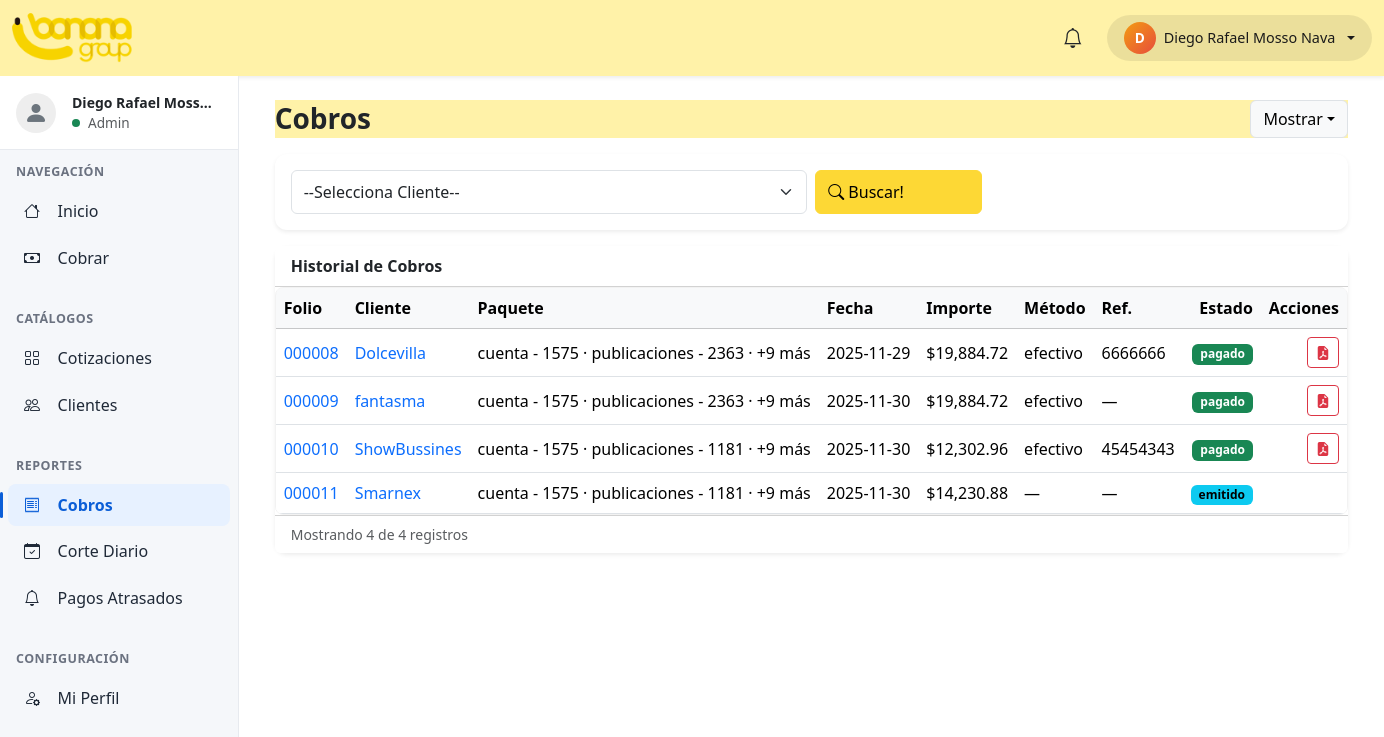
Page /Public/index.php?m=cobros (signed in) on the committed database.
### tables this page shows
CREATE TABLE IF NOT EXISTS `usuarios` (
  `id` int NOT NULL AUTO_INCREMENT,
  `nombre` varchar(120) NOT NULL,
  `correo` varchar(150) NOT NULL,
  `pass_hash` varchar(255) NOT NULL,
  `activo` tinyint(1) NOT NULL DEFAULT '1',
  `foto_url` varchar(500) DEFAULT NULL,
  `creado_en` timestamp NULL DEFAULT CURRENT_TIMESTAMP,
  PRIMARY KEY (`id`),
  UNIQUE KEY `correo` (`correo`)
);

CREATE TABLE IF NOT EXISTS `roles` (
  `id` int NOT NULL AUTO_INCREMENT,
  `nombre` varchar(40) NOT NULL,
  PRIMARY KEY (`id`),
  UNIQUE KEY `nombre` (`nombre`)
);

CREATE TABLE IF NOT EXISTS `cargos` (
  `id` int NOT NULL AUTO_INCREMENT,
  `orden_id` int NOT NULL,
  `rfc_id` int DEFAULT NULL,
  `periodo_inicio` date NOT NULL,
  `periodo_fin` date NOT NULL,
  `subtotal` decimal(10,2) NOT NULL,
  `iva` decimal(10,2) NOT NULL,
  `total` decimal(10,2) NOT NULL,
  `estatus` enum('emitido','pagado','vencido','cancelado') NOT NULL DEFAULT 'emitido',
  `creado_en` timestamp NULL DEFAULT CURRENT_TIMESTAMP,
  PRIMARY KEY (`id`),
  UNIQUE KEY `uniq_periodo` (`orden_id`,`periodo_inicio`,`periodo_fin`),
  KEY `rfc_id` (`rfc_id`)
);

### App/auth.php (called while the page is built, shortened)
<?php
function current_user(): ?array {
    return [
        'id'      => (int)$_SESSION['user_id'],
        'nombre'  => $_SESSION['user_nombre'] ?? '',
        'correo'  => $_SESSION['user_correo'] ?? '',
        'roles'   => $_SESSION['user_roles'] ?? [],
    ];
}

### Modules/cobros.php (the view, shortened to what this page needs)
<?php
$pdo = db();
$page   = max(1, (int)($_GET['p'] ?? 1));
$limit  = 5;
$offset = ($page - 1) * $limit;
$where = "WHERE 1=1";
$args  = [];
$sql = "
SELECT SQL_CALC_FOUND_ROWS
  cg.id,
  LPAD(cg.id, 6, '0')              AS folio,
  cg.periodo_inicio,
  cg.periodo_fin,
  cg.total,
  cg.estatus                      AS estatus_cargo,
  cg.creado_en                    AS creado_en,
  c.empresa                       AS cliente,
  GROUP_CONCAT(DISTINCT oi.concepto ORDER BY oi.id SEPARATOR '||') AS items_raw,
  COUNT(DISTINCT oi.id)           AS items_count,
  MAX(p.metodo)                   AS pago_metodo,
  MAX(p.referencia)               AS pago_ref,
  MAX(p.creado_en)                AS pago_fecha,
  MAX(p.id)                       AS pago_id  /* <--- ESTO FALTABA */
FROM cargos cg
JOIN ordenes o      ON o.id = cg.orden_id
JOIN clientes c     ON c.id = o.cliente_id
LEFT JOIN orden_items oi ON oi.orden_id = o.id
LEFT JOIN pagos p        ON p.cargo_id = cg.id
{$where}
GROUP BY
  cg.id, cg.periodo_inicio, cg.periodo_fin,
  cg.total, cg.estatus, cg.creado_en, c.empresa
ORDER BY cg.periodo_inicio DESC
LIMIT $limit OFFSET $offset
";
$st = $pdo->prepare($sql);
$st->execute($args);
$rows = $st->fetchAll(PDO::FETCH_ASSOC);
$totalRows = $pdo->query("SELECT FOUND_ROWS()")->fetchColumn();
function money_mx($v){ return '$'.number_format((float)$v, 2, '.', ','); }
function fmt_date($d){ return date('Y-m-d', strtotime($d)); }
function compress_paquete(string $itemsRaw, int $itemsCount, int $max = 2): string {
    $items = explode('||', $itemsRaw);
    $itemsCount = max($itemsCount, count($items));
    $preview = array_slice($items, 0, $max);
    $preview = array_map('trim', $preview);
    $extra = $itemsCount - count($preview);
    $txt = implode(' · ', $preview);
    if ($extra > 0) $txt .= " · +{$extra} más";
    return $txt;
}
?>
<div class="container-fluid cobros">
  <div class="d-flex align-items-center justify-content-between flex-wrap topbar mb-3">
    <h3 class="mb-0 fw-semibold">Cobros</h3>
    <div class="dropdown">
         <button class="btn btn-light border dropdown-toggle" data-bs-toggle="dropdown" type="button">Mostrar</button>
    </div>
  </div>
  <div class="card border-0 shadow-sm mb-3">
    <div class="card-body filters">
      <form class="row g-2 align-items-center" method="get" action="/Sistema-de-Saldos-y-Pagos-/Public/index.php">
        <div class="col-12 col-md-6">
          <select name="cliente_id" class="form-select">
            <option value="">--Selecciona Cliente--</option>
          </select>
        </div>
        <div class="col-12 col-md-2 d-grid">
          <button class="btn btn-go" type="submit"><i class="bi bi-search me-1"></i> Buscar!</button>
        </div>
      </form>
    </div>
  </div>
  <div class="card border-0 shadow-sm">
    <div class="card-header bg-white">Historial de Cobros</div>
    <div class="table-wrap scroll-container">
      <table class="table align-middle mb-0" id="tblCobros">
        <thead class="table-light">
          <tr>
            <th>Folio</th><th>Cliente</th><th>Paquete</th><th>Fecha</th><th>Importe</th><th>Método</th><th>Ref.</th><th class="text-end">Estado</th><th class="text-end">Acciones</th>
          </tr>
        </thead>
        <tbody>
        <?php if (!$rows): ?>
          <tr><td colspan="9" class="text-center text-muted">Aún no hay cobros registrados.</td></tr>
        <?php else: ?>
        <?php foreach ($rows as $r):
          $paquete = compress_paquete($r['items_raw'] ?? '', (int)$r['items_count']);
          $fechaTxt = $r['pago_fecha'] ? fmt_date($r['pago_fecha']) : fmt_date($r['creado_en']);
          $estatus = $r['estatus_cargo'] ?? 'pendiente';
        ?>
        <tr>
          <td data-label="Folio"><a href="#" class="text-decoration-none"><?= htmlspecialchars($r['folio']) ?></a></td>
          <td data-label="Cliente" class="cli-name"><a href="#" class="text-decoration-none"><?= htmlspecialchars($r['cliente']) ?></a></td>
          <td data-label="Paquete"><?= htmlspecialchars($paquete) ?></td>
          <td data-label="Fecha"><?= htmlspecialchars($fechaTxt) ?></td>
          <td data-label="Importe"><?= money_mx($r['total']) ?></td>
          <td data-label="Método"><?= htmlspecialchars($r['pago_metodo'] ?: '—') ?></td>
          <td data-label="Ref"><?= htmlspecialchars($r['pago_ref'] ?: '—') ?></td>
          <td data-label="Estado" class="text-end">
            <span class="badge <?= $estatus === 'pagado' ? 'text-bg-success' : ($estatus === 'emitido' ? 'text-bg-info' : 'text-bg-warning') ?>">
              <?= htmlspecialchars($estatus) ?>
            </span>
          </td>
          <td class="text-end" data-label="Acciones">
            <?php if ($estatus === 'pagado'): ?>
                <a href="/Sistema-de-Saldos-y-Pagos-/Public/api/descargar_recibo.php?id=<?= $r['pago_id'] ?>"
                   target="_blank"
                   class="btn btn-sm btn-outline-danger"
                   title="Descargar Recibo PDF">
                    <i class="bi bi-file-earmark-pdf-fill"></i>
                </a>
            <?php endif; ?>
          </td>
        </tr>
        <?php endforeach; ?>
        <?php endif; ?>
        </tbody>
      </table>
    </div>
    <div class="card-footer bg-white d-flex justify-content-between align-items-center">
      <small class="text-muted">Mostrando <?= count($rows) ?> de <?= $totalRows ?> registros</small>
    </div>
  </div>
</div>

### Includes/header.php (shortened to what this page needs)
<?php
require_once __DIR__ . '/../App/auth.php';
$pdo = db();
$currentUser = current_user();
$usuarioId    = (int)($currentUser['id'] ?? 0);
$userName     = $currentUser['nombre'] ?? 'Invitado';
$fotoUsuario  = '';
$userInitial = mb_substr($userName, 0, 1, 'UTF-8');
if ($usuarioId > 0) {
    $stUser = $pdo->prepare("SELECT nombre, foto_url FROM usuarios WHERE id = ? LIMIT 1");
    $stUser->execute([$usuarioId]);
    $datosFrescos = $stUser->fetch(PDO::FETCH_ASSOC);
    if ($datosFrescos) {
        $userName    = $datosFrescos['nombre'];
        $fotoUsuario = $datosFrescos['foto_url'];
    }
}
?>
<!doctype html>
<html lang="es">
<head>
  <link href="https://cdn.jsdelivr.net/npm/bootstrap@5.3.3/dist/css/bootstrap.min.css" rel="stylesheet">
  <link href="https://cdn.jsdelivr.net/npm/bootstrap-icons@1.11.3/font/bootstrap-icons.css" rel="stylesheet">
  <link href="./css/app.css?v=999" rel="stylesheet">
</head>
<body class="layout">
  <nav class="navbar topbar navbar-dark shadow-sm">
    <div class="container-fluid">
      <a class="navbar-brand m-0" href="<?= BASE_URL ?>/index.php?m=inicio">
        <img src="./assets/logo.png" alt="Banana Group">
      </a>
      <div class="ms-auto d-flex align-items-center gap-2">
      <li class="nav-item dropdown me-3 list-unstyled">
          <button class="btn btn-link position-relative p-0 border-0 text-dark"
                  type="button" id="dropdownNotificaciones" data-bs-toggle="dropdown" aria-expanded="false">
            <i class="bi bi-bell fs-5"></i>
          </button>
        </li>
        <div class="dropdown">
          <button class="btn rounded-pill user-pill dropdown-toggle d-flex align-items-center gap-2" type="button" id="dropdownUsuario" data-bs-toggle="dropdown" aria-expanded="false">
            <div class="avatar-circle" style="overflow: hidden;">
              <?php if (!empty($fotoUsuario)): ?>
                <img src="<?= htmlspecialchars($fotoUsuario) ?>?v=<?= time() ?>" alt="User" style="width:100%;height:100%;object-fit:cover;">
              <?php else: ?>
                <?= strtoupper($userInitial) ?>
              <?php endif; ?>
            </div>
            <span class="d-none d-md-inline"><?= htmlspecialchars($userName) ?></span>
          </button>
        </div>
      </div>
    </div>
  </nav>
</body>
</html>

### Includes/sidebar.php (shortened to what this page needs)
<?php
require_once __DIR__ . '/../App/auth.php';
$current = $_GET['m'] ?? 'inicio';
$currentUser = current_user();
$sideId      = (int)($currentUser['id'] ?? $_SESSION['usuario_id'] ?? 0);
$sideName = $currentUser['nombre'] ?? 'Usuario';
$sideFoto = '';
$sideRol  = 'guest';
if ($sideId > 0) {
    try {
        $pdoSide = db();
        $stSide = $pdoSide->prepare("
            SELECT u.nombre, u.foto_url, r.nombre as rol_nombre
            FROM usuarios u
            LEFT JOIN usuario_rol ur ON ur.usuario_id = u.id
            LEFT JOIN roles r ON r.id = ur.rol_id
            WHERE u.id = ?
            LIMIT 1
        ");
        $stSide->execute([$sideId]);
        $rowSide = $stSide->fetch(PDO::FETCH_ASSOC);
        if ($rowSide) {
            $sideName = $rowSide['nombre'];
            $sideFoto = $rowSide['foto_url'];
            $sideRol  = strtolower(trim($rowSide['rol_nombre'] ?? 'guest'));
        }
    } catch (Exception $e) { }
}
if ($sideRol === 'cliente') {
    $menu_top = [
        ['slug'=>'cliente_home',  'icon'=>'bi-speedometer2', 'text'=>'Mi Resumen'],
    ];
    $menu_cat = [];
    $menu_rep = [];
    $menu_conf= [
        ['slug'=>'usuarios', 'icon'=>'bi-person-circle', 'text'=>'Mi Perfil']
    ];
} else {
    $menu_top = [
        ['slug'=>'inicio',   'icon'=>'bi-house',   'text'=>'Inicio'],
        ['slug'=>'cobrar',   'icon'=>'bi-cash',    'text'=>'Cobrar'],
    ];
    $menu_cat = [
        ['slug'=>'cotizaciones','icon'=>'bi-grid',    'text'=>'Cotizaciones'],
        ['slug'=>'clientes',    'icon'=>'bi-people',  'text'=>'Clientes'],
    ];
    $menu_rep = [
        ['slug'=>'cobros',          'icon'=>'bi-receipt',        'text'=>'Cobros'],
        ['slug'=>'corte_diario',    'icon'=>'bi-calendar-check', 'text'=>'Corte Diario'],
        ['slug'=>'pagos_atrasados', 'icon'=>'bi-bell',           'text'=>'Pagos Atrasados'],
    ];
    $menu_conf = [
        ['slug'=>'usuarios','icon'=>'bi-person-gear','text'=>'Mi Perfil'],
    ];
}
?>
<div class="d-flex">
  <aside class="sidebar d-none d-lg-flex flex-column">
    <div class="profile px-3 py-3 d-flex align-items-center gap-3">
      <div class="avatar" style="width: 40px; height: 40px; border-radius: 50%; overflow: hidden; background: #eee; display: flex; align-items: center; justify-content: center;">
        <?php if (!empty($sideFoto)): ?>
          <img src="<?= htmlspecialchars($sideFoto) ?>?v=<?= time() ?>" style="width: 100%; height: 100%; object-fit: cover;">
        <?php else: ?>
          <i class="bi bi-person-fill fs-4 text-secondary"></i>
        <?php endif; ?>
      </div>
      <div class="small text-dark">
        <div class="fw-semibold text-truncate" style="max-width: 140px;"><?= htmlspecialchars($sideName) ?></div>
        <div class="d-flex align-items-center gap-2">
          <span class="status-dot bg-success rounded-circle" style="width: 8px; height: 8px;"></span>
          <span class="opacity-75 text-capitalize" style="font-size: 0.85rem;"><?= htmlspecialchars($sideRol) ?></span>
        </div>
      </div>
    </div>
    <div class="sidebar-body flex-grow-1">
      <div class="section-title">Navegación</div>
      <nav class="nav flex-column">
        <?php foreach ($menu_top as $it): ?>
          <a class="nav-link side-item <?= $current === $it['slug'] ? 'active' : '' ?>" href="<?= BASE_URL ?>/index.php?m=<?= $it['slug'] ?>">
            <i class="bi <?= $it['icon'] ?> me-2"></i><?= $it['text'] ?>
          </a>
        <?php endforeach; ?>
      </nav>
      <?php if (!empty($menu_cat)): ?>
      <div class="section-title mt-3">Catálogos</div>
      <nav class="nav flex-column">
        <?php foreach ($menu_cat as $it): ?>
          <a class="nav-link side-item <?= $current === $it['slug'] ? 'active' : '' ?>" href="<?= BASE_URL ?>/index.php?m=<?= $it['slug'] ?>">
            <i class="bi <?= $it['icon'] ?> me-2"></i><?= $it['text'] ?>
          </a>
        <?php endforeach; ?>
      </nav>
      <?php endif; ?>
      <?php if (!empty($menu_rep)): ?>
      <div class="section-title mt-3">Reportes</div>
      <nav class="nav flex-column">
        <?php foreach ($menu_rep as $it): ?>
          <a class="nav-link side-item <?= $current === $it['slug'] ? 'active' : '' ?>" href="<?= BASE_URL ?>/index.php?m=<?= $it['slug'] ?>">
            <i class="bi <?= $it['icon'] ?> me-2"></i><?= $it['text'] ?>
          </a>
        <?php endforeach; ?>
      </nav>
      <?php endif; ?>
      <div class="section-title mt-3">Configuración</div>
      <nav class="nav flex-column">
        <?php foreach ($menu_conf as $it): ?>
          <a class="nav-link side-item <?= $current === $it['slug'] ? 'active' : '' ?>" href="<?= BASE_URL ?>/index.php?m=<?= $it['slug'] ?>">
            <i class="bi <?= $it['icon'] ?> me-2"></i><?= $it['text'] ?>
          </a>
        <?php endforeach; ?>
      </nav>
    </div>
  </aside>
  <main class="main flex-grow-1 p-3 p-md-4">

### rows in the picture
usuarios: nombre "Diego Rafael Mosso Nava", nombre "Diego Rafael Moss…", roles.nombre "Admin"
cargos: folio "000008", cliente "Dolcevilla", paquete "cuenta - 1575 · publicaciones - 2363 · +9 más", fechaTxt "2025-11-29", total "$19,884.72", pago_metodo "efectivo", pago_ref "6666666", estatus "pagado"
cargos: folio "000009", cliente "fantasma", paquete "cuenta - 1575 · publicaciones - 2363 · +9 más", fechaTxt "2025-11-30", total "$19,884.72", pago_metodo "efectivo", pago_ref "—", estatus "pagado"
cargos: folio "000010", cliente "ShowBussines", paquete "cuenta - 1575 · publicaciones - 1181 · +9 más", fechaTxt "2025-11-30", total "$12,302.96", pago_metodo "efectivo", pago_ref "45454343", estatus "pagado"
cargos: folio "000011", cliente "Smarnex", paquete "cuenta - 1575 · publicaciones - 1181 · +9 más", fechaTxt "2025-11-30", total "$14,230.88", pago_metodo "—", pago_ref "—", estatus "emitido"

### other values in the picture
$userInitial "D"
$it['text'] "Inicio"
$it['text'] "Cobrar"
$it['text'] "Cotizaciones"
$it['text'] "Clientes"
$it['text'] "Cobros"
$it['text'] "Corte Diario"
$it['text'] "Pagos Atrasados"
$it['text'] "Mi Perfil"
count($rows) "4"
$totalRows "4"
